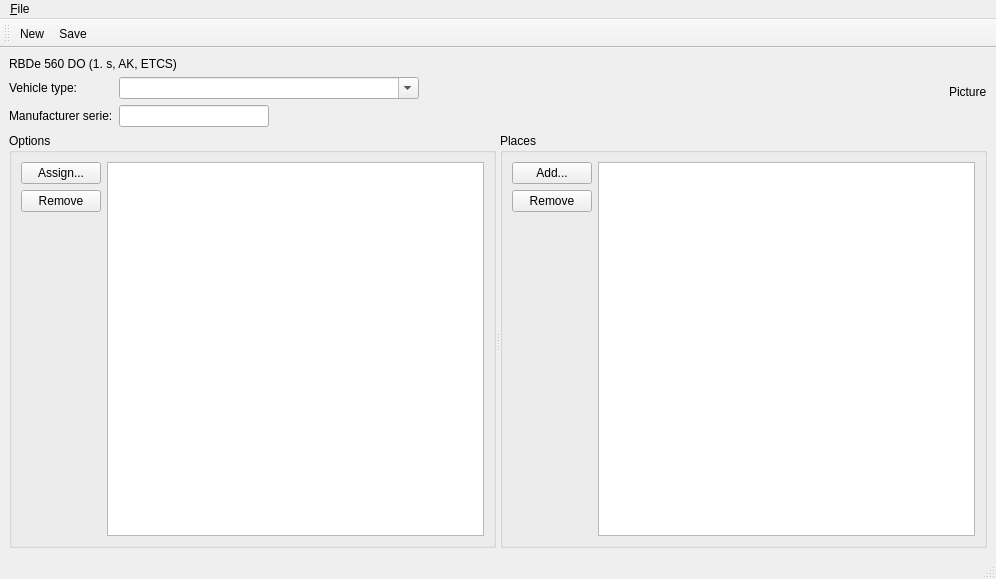
<?xml version="1.0" encoding="UTF-8"?>
<ui version="4.0">
 <class>Mdt::Railway::VehicleTypeEditionWindow</class>
 <widget class="QMainWindow" name="Mdt::Railway::VehicleTypeEditionWindow">
  <property name="geometry">
   <rect>
    <x>0</x>
    <y>0</y>
    <width>996</width>
    <height>579</height>
   </rect>
  </property>
  <property name="windowTitle">
   <string>Vehicle type edition</string>
  </property>
  <widget class="QWidget" name="centralwidget">
   <layout class="QVBoxLayout" name="verticalLayout_4">
    <item>
     <layout class="QHBoxLayout" name="horizontalLayout">
      <item>
       <layout class="QVBoxLayout" name="verticalLayout_3">
        <item>
         <widget class="QLabel" name="label_4">
          <property name="text">
           <string>RBDe 560 DO (1. s, AK, ETCS)</string>
          </property>
         </widget>
        </item>
        <item>
         <layout class="QFormLayout" name="formLayout">
          <item row="0" column="0">
           <widget class="QLabel" name="lbVehicleType">
            <property name="text">
             <string>Vehicle type:</string>
            </property>
           </widget>
          </item>
          <item row="0" column="1">
           <widget class="QComboBox" name="vehicleTypeName">
            <property name="minimumSize">
             <size>
              <width>200</width>
              <height>0</height>
             </size>
            </property>
            <property name="maximumSize">
             <size>
              <width>300</width>
              <height>16777215</height>
             </size>
            </property>
            <property name="editable">
             <bool>true</bool>
            </property>
            <property name="insertPolicy">
             <enum>QComboBox::NoInsert</enum>
            </property>
           </widget>
          </item>
          <item row="1" column="0">
           <widget class="QLabel" name="label_2">
            <property name="text">
             <string>Manufacturer serie:</string>
            </property>
           </widget>
          </item>
          <item row="1" column="1">
           <widget class="QLineEdit" name="leManufacturerSerie">
            <property name="minimumSize">
             <size>
              <width>50</width>
              <height>0</height>
             </size>
            </property>
            <property name="maximumSize">
             <size>
              <width>150</width>
              <height>16777215</height>
             </size>
            </property>
           </widget>
          </item>
         </layout>
        </item>
       </layout>
      </item>
      <item>
       <widget class="QLabel" name="label_5">
        <property name="text">
         <string>Picture</string>
        </property>
       </widget>
      </item>
     </layout>
    </item>
    <item>
     <widget class="QSplitter" name="splitter">
      <property name="sizePolicy">
       <sizepolicy hsizetype="Expanding" vsizetype="MinimumExpanding">
        <horstretch>0</horstretch>
        <verstretch>0</verstretch>
       </sizepolicy>
      </property>
      <property name="orientation">
       <enum>Qt::Horizontal</enum>
      </property>
      <widget class="QGroupBox" name="groupBox">
       <property name="sizePolicy">
        <sizepolicy hsizetype="Preferred" vsizetype="Preferred">
         <horstretch>0</horstretch>
         <verstretch>0</verstretch>
        </sizepolicy>
       </property>
       <property name="title">
        <string>Options</string>
       </property>
       <layout class="QHBoxLayout" name="horizontalLayout_2">
        <item>
         <layout class="QVBoxLayout" name="verticalLayout">
          <item>
           <widget class="QPushButton" name="pushButton_2">
            <property name="text">
             <string>Assign...</string>
            </property>
            <property name="icon">
             <iconset theme="list-add">
              <normaloff>../../../../../../../.designer/backup</normaloff>../../../../../../../.designer/backup</iconset>
            </property>
           </widget>
          </item>
          <item>
           <widget class="QPushButton" name="pushButton_3">
            <property name="text">
             <string>Remove</string>
            </property>
            <property name="icon">
             <iconset theme="list-remove">
              <normaloff>../../../../../../../.designer/backup</normaloff>../../../../../../../.designer/backup</iconset>
            </property>
           </widget>
          </item>
          <item>
           <spacer name="verticalSpacer">
            <property name="orientation">
             <enum>Qt::Vertical</enum>
            </property>
            <property name="sizeHint" stdset="0">
             <size>
              <width>20</width>
              <height>40</height>
             </size>
            </property>
           </spacer>
          </item>
         </layout>
        </item>
        <item>
         <widget class="QTableView" name="tableView"/>
        </item>
       </layout>
      </widget>
      <widget class="QGroupBox" name="groupBox_2">
       <property name="sizePolicy">
        <sizepolicy hsizetype="Preferred" vsizetype="Preferred">
         <horstretch>0</horstretch>
         <verstretch>0</verstretch>
        </sizepolicy>
       </property>
       <property name="title">
        <string>Places</string>
       </property>
       <layout class="QHBoxLayout" name="horizontalLayout_3">
        <item>
         <layout class="QVBoxLayout" name="verticalLayout_2">
          <item>
           <widget class="QPushButton" name="pushButton_4">
            <property name="text">
             <string>Add...</string>
            </property>
            <property name="icon">
             <iconset theme="list-add">
              <normaloff>../../../../../../../.designer/backup</normaloff>../../../../../../../.designer/backup</iconset>
            </property>
           </widget>
          </item>
          <item>
           <widget class="QPushButton" name="pushButton_5">
            <property name="text">
             <string>Remove</string>
            </property>
            <property name="icon">
             <iconset theme="list-remove">
              <normaloff>../../../../../../../.designer/backup</normaloff>../../../../../../../.designer/backup</iconset>
            </property>
           </widget>
          </item>
          <item>
           <spacer name="verticalSpacer_2">
            <property name="orientation">
             <enum>Qt::Vertical</enum>
            </property>
            <property name="sizeHint" stdset="0">
             <size>
              <width>20</width>
              <height>40</height>
             </size>
            </property>
           </spacer>
          </item>
         </layout>
        </item>
        <item>
         <widget class="QTableView" name="tableView_2"/>
        </item>
       </layout>
      </widget>
     </widget>
    </item>
   </layout>
  </widget>
  <widget class="QMenuBar" name="menubar">
   <property name="geometry">
    <rect>
     <x>0</x>
     <y>0</y>
     <width>996</width>
     <height>19</height>
    </rect>
   </property>
   <widget class="QMenu" name="menu_File">
    <property name="title">
     <string>&amp;File</string>
    </property>
    <addaction name="action_Save"/>
    <addaction name="action_New"/>
   </widget>
   <addaction name="menu_File"/>
  </widget>
  <widget class="QStatusBar" name="statusbar"/>
  <widget class="QToolBar" name="toolBar">
   <property name="windowTitle">
    <string>toolBar</string>
   </property>
   <attribute name="toolBarArea">
    <enum>TopToolBarArea</enum>
   </attribute>
   <attribute name="toolBarBreak">
    <bool>false</bool>
   </attribute>
   <addaction name="action_New"/>
   <addaction name="action_Save"/>
  </widget>
  <action name="action_Save">
   <property name="icon">
    <iconset theme="document-save">
     <normaloff>../../../../../../../.designer/backup</normaloff>../../../../../../../.designer/backup</iconset>
   </property>
   <property name="text">
    <string>&amp;Save</string>
   </property>
  </action>
  <action name="action_New">
   <property name="icon">
    <iconset theme="document-new">
     <normaloff>../../../../../../../.designer/backup</normaloff>../../../../../../../.designer/backup</iconset>
   </property>
   <property name="text">
    <string>&amp;New</string>
   </property>
  </action>
 </widget>
 <resources/>
 <connections/>
</ui>
